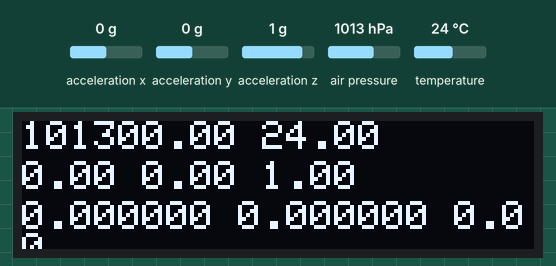
Simulated run of this program. Board: Raspberry Pi Pico. Parts: 128×32 one-colour display. The inputs (shaded band) are chosen by the test bench; at power-on: acceleration x 0 g, acceleration y 0 g, acceleration z 1 g, air pressure 1013 hPa, temperature 24 °C. What the program prints to the serial monitor is not drawn.

Above: at 1.8 s.
1.9 s: acceleration x set to -1.4 g
At 3.0 s:
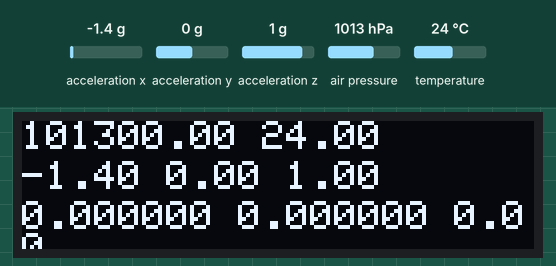
4.0 s: acceleration y set to -1.4 g
At 6.1 s:
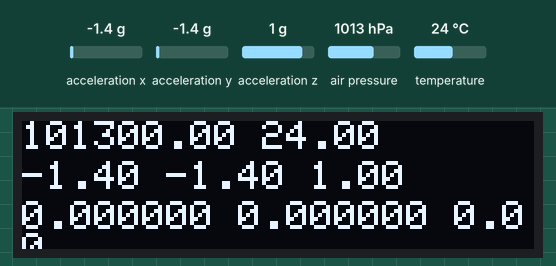
6.5 s: acceleration z set to -1.4 g
At 7.8 s:
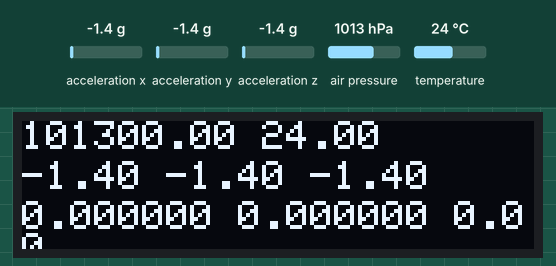
8.9 s: air pressure set to 952 hPa
At 10.2 s:
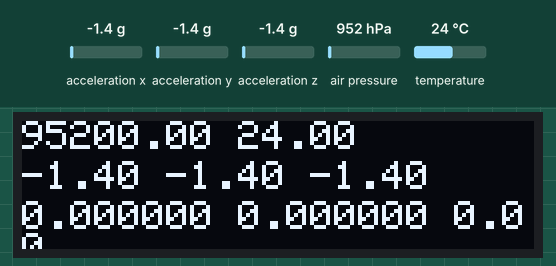
11.4 s: temperature set to 12 °C
At 13.1 s:
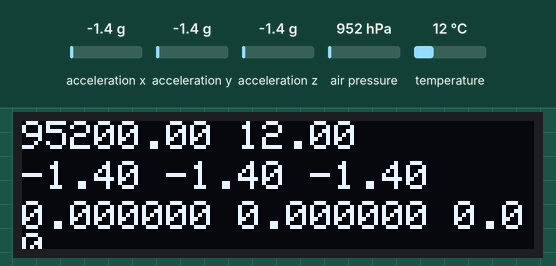
Timing chart, 0 to 14.6 s (numbered marks = the images above; inputs shaded):
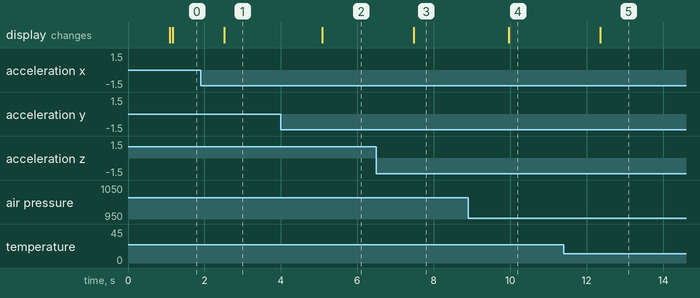

Measured:
- after the input at 1.9 s, the display: changes after 0.61 s (image 1)
- after the input at 4.0 s, the display: changes after 1.1 s (image 2)
- after the input at 6.5 s, the display: changes after 0.98 s (image 3)
- after the input at 8.9 s, the display: changes after 1.1 s (image 4)
- after the input at 11.4 s, the display: changes after 0.95 s (image 5)

The program:

main.cpp
```cpp
#include <Arduino.h>
#include <FreeRTOS.h>
#include <queue.h>
#include "sensorAquisition.h"
#include "dataOutput.h"
#include "semphr.h"
#include <Wire.h> // Added for Wire.begin()

void i2cScan(void) {
    // Example implementation
    Serial.println("I2C scan function called.");
}


QueueHandle_t displayQueue;
QueueHandle_t barometerQueue;
QueueHandle_t accelQueue;
QueueHandle_t gpsQueue;
// Sensor data structures

SemaphoreHandle_t serialMutex; // Add this line

// Forward declarations
void taskBarometer(void *pvParameters);
void taskAccelerometer(void *pvParameters);
//void taskGPS(void *pvParameters); not currently implemented
void taskDisplay(void *pvParameters);

TaskHandle_t baroTaskHandle = NULL;
TaskHandle_t accelTaskHandle = NULL;
TaskHandle_t gpsTaskHandle = NULL;
TaskHandle_t displayTaskHandle = NULL;


void setup() {
    Serial.begin(115200);
    Serial.println("DEBUG: Serial.begin called");
    while (!Serial) { delay(10); }
    Serial.println("DEBUG: Serial connection established");
    delay(1000); // Give time for USB CDC to initialize
    Serial.println("DEBUG: Post USB CDC delay");

    Wire.begin(); // Initialize I2C bus
    Serial.println("DEBUG: Wire.begin() called in setup");

    // CREATE THE MUTEX FIRST!
    serialMutex = xSemaphoreCreateMutex();
    if (serialMutex == NULL) {
        Serial.println("ERROR: Failed to create serial mutex!");
        while (1) { delay(1000); }
    }

    displayQueue = xQueueCreate(10, sizeof(DisplayData_t));
    Serial.println("DEBUG: displayQueue created");
    //barometerQueue = xQueueCreate(10, sizeof(BaroData_t));
    //Serial.println("DEBUG: barometerQueue created");
    //accelQueue = xQueueCreate(10, sizeof(AccelData_t));
    //Serial.println("DEBUG: accelQueue created");
    //gpsQueue = xQueueCreate(10, sizeof(GPSData_t));
    //Serial.println("DEBUG: gpsQueue created");                    WE ARE ONLY USING ONE QUEUE

    Serial.println("DEBUG: Creating tasks...");
    xTaskCreate(taskBarometer, "Baro", 4096, (void*)displayQueue, 2, &baroTaskHandle);
    Serial.println("DEBUG: taskBarometer created");
    xTaskCreate(taskAccelerometer, "Accel", 4096, (void*)displayQueue, 2, &accelTaskHandle);
    Serial.println("DEBUG: taskAccelerometer created");
    xTaskCreate(taskGPS, "GPS", 2048, (void*)displayQueue, 2, &gpsTaskHandle);
    Serial.println("DEBUG: taskGPS created");
    xTaskCreate(taskDisplay, "Display", 4096, (void*)displayQueue, 3, &displayTaskHandle); // Increased stack size
    Serial.println("DEBUG: taskDisplay created");

    Serial.println("DEBUG: setup() complete");

    vTaskStartScheduler();
    // If we ever get here, scheduler failed to start or returned
    Serial.println("[FATAL] vTaskStartScheduler() returned! System halted.");
    for (;;) {}
}

// FreeRTOS stack overflow hook
extern "C" void vApplicationStackOverflowHook(TaskHandle_t xTask, char *pcTaskName) {
    Serial.print("ERROR: Stack overflow in task: ");
    Serial.println(pcTaskName);
    while (1) { delay(1000); }
}

// FreeRTOS idle hook
extern "C" void vApplicationIdleHook(void) {
    static uint32_t lastPrint = 0;
    if (millis() - lastPrint > 2000) {
        Serial.println("DEBUG: Idle task running");
        lastPrint = millis();
    }
}

void loop() {
    // Not used with FreeRTOS
}
```

dataOutput.cpp
```cpp
/* #include <Arduino.h>
#include <FreeRTOS.h>
#include <queue.h>
#include "sensorAquisition.h"
#include "dataOutput.h"
#include "semphr.h" // Added for serialMutex
#include <Adafruit_SSD1306.h>


Adafruit_SSD1306 display(128, 32, &Wire, -1); // Initialize display with I2C

// Display task: handles any sensor data received
void taskDisplay(void *pvParameters) {

    if (!display.begin(SSD1306_SWITCHCAPVCC, 0x3C)) {
        Serial.println("SSD1306 allocation failed");
        for(;;); // Halt if display fails
    }
    display.clearDisplay(); // Clear the display buffer


    QueueHandle_t displayQueue = (QueueHandle_t)pvParameters;
    DisplayData_t data;

    // Debug: Confirm display task is running
    Serial.println("DEBUG: taskDisplay started and running.");

    for (;;) {
        // Heartbeat: print every 2 seconds to show display task is alive
        static unsigned long lastHeartbeat = 0;
        if (millis() - lastHeartbeat > 2000) {
            Serial.println("[HEARTBEAT] Display task alive");
            lastHeartbeat = millis();
        }

        Serial.println("DEBUG: taskDisplay waiting for queue data...");
        if (xQueueReceive(displayQueue, &data, portMAX_DELAY) == pdPASS) {
            Serial.println("DEBUG: taskDisplay received data, processing...");

            switch (data.type) {
                case SENSOR_BARO:
                    Serial.print("[BARO] P: ");
                    Serial.print(data.data.baro.pressure);
                    Serial.print(" T: ");
                    Serial.println(data.data.baro.temperature);
                    display.setCursor(0, 0);                    //THIS SHIT PRINTS NOTHING AT ALL I AM GOING TO KILL MYSELF
                    display.setTextSize(1);                     //AND OUR PARTNER IS USELESS LIKE WHAT THE FUCK WHAT
                    display.setTextColor(SSD1306_WHITE);        //DO YOU MEAN THAT YOU FUCKING CHATGPT'ED THE WHOLE REPORT
                    display.print(F("[BARO] P: "));             //JSUT FUCKING DO IT YOURSELF YOU TWAT
                    display.display();                          //Also i did not commit any of this stuff
                    break;
                case SENSOR_ACCEL:
                    Serial.print("[ACCEL] X: ");
                    Serial.print(data.data.accel.x);
                    Serial.print(" Y: ");
                    Serial.print(data.data.accel.y);
                    Serial.print(" Z: ");
                    Serial.println(data.data.accel.z);
                    break;
                case SENSOR_GPS:
                    Serial.print("[GPS] Lat: ");
                    Serial.print(data.data.gps.latitude, 6);
                    Serial.print(" Lon: ");
                    Serial.print(data.data.gps.longitude, 6);
                    Serial.print(" Alt: ");
                    Serial.println(data.data.gps.altitude, 2);
                    break;
                default:
                    Serial.println("[UNKNOWN SENSOR DATA]");
            }
            vTaskDelay(pdMS_TO_TICKS(20));
        } else {
            Serial.println("DEBUG: taskDisplay timed out waiting for queue");
        }
        vTaskDelay(pdMS_TO_TICKS(1)); // Yield to other tasks
    }
}
    */
```

dataOutput.h
```cpp
#include <Arduino.h>
#include <FreeRTOS.h>
#include <sensorAquisition.h>


void taskDisplay(void *pvParameters);
```

sensorAquisition.h
```cpp
#ifndef SENSOR_AQUISITION_H
#define SENSOR_AQUISITION_H

#include <Arduino.h>
#include <Adafruit_BMP085.h>
#include <Wire.h>
#include <TinyGPSPlus.h>
#include <Adafruit_Sensor.h>
#include "I2Cdev.h"
#include "ADXL345.h"
#include "FreeRTOS.h"


#define GPS_RX_PIN 13
#define GPS_TX_PIN 12

#define gpsSerial Serial1  // Use built-in Serial1 for Pi Pico


// Enum for sensor data type
typedef enum {
    SENSOR_BARO,
    SENSOR_ACCEL,
    SENSOR_GPS
} SensorType_t;

// Data structures for sensor data
typedef struct {
    float pressure;
    float temperature;
    float altitude; // Altitude can be calculated from pressure
} BaroData_t;

typedef struct {
    float x, y, z;
} AccelData_t;

typedef struct {
    double latitude;
    double longitude;
    double altitude;
} GPSData_t;

// Unified display data struct
typedef struct {
    SensorType_t type;
    union {
        BaroData_t baro;
        AccelData_t accel;
        GPSData_t gps;
    } data;
    unsigned long msSinceStart; // Timestamp in ms since start
} DisplayData_t;

void taskBarometer(void *pvParameters);
void taskAccelerometer(void *pvParameters);
void taskGPS(void *pvParameters);
void i2cScan(void); // <-- Add this line

#endif // SENSOR_AQUISITION_H
```

sensorsAquisiton.cpp
```cpp
// Connect VCC of the BMP085 sensor to 3.3V (NOT 5.0V!)
// Connect GND to Ground
// Connect SCL to i2c clock - on '168/'328 Arduino Uno/Duemilanove/etc thats Analog 5
// Connect SDA to i2c data - on '168/'328 Arduino Uno/Duemilanove/etc thats Analog 4
// EOC is not used, it signifies an end of conversion
// XCLR is a reset pin, also not used here

//both BMP180 and ADXL345 use I2C so they can share the same SDA and SCL lines (gpio 4 and 5 on the pi pico)


#include "sensorAquisition.h"
#include <Arduino.h>
#include <Adafruit_BMP085.h>
#include <Wire.h>
#include <TinyGPSPlus.h>
#include <Adafruit_Sensor.h>
#include "FreeRTOS.h"
#include <queue.h>
#include "semphr.h"
#include "I2Cdev.h"
#include "ADXL345.h"
#include <Adafruit_SSD1306.h>

extern SemaphoreHandle_t serialMutex; // Add this line to fix undefined identifier

int oled_begin = 0;

float barop, barot, accelx, accely, accelz = 0; // Global variables for accelerometer data
GPSData_t gpsData;

Adafruit_SSD1306 display(128, 32, &Wire, -1); // Initialize display with I2C

#define GPS_RX_PIN 13 // Define RX pin for GPS
#define GPS_TX_PIN 12 // Define TX pin for GPS
#define GPS_Serial Serial1 // Assuming GPS is connected to Serial1

void taskBarometer(void *pvParameters) {
    xSemaphoreTake(serialMutex, portMAX_DELAY); // Take semaphore at the beginning
    Serial.println("DEBUG: taskBarometer started");

    BaroData_t baroData;
    Adafruit_BMP085 bmp;
    QueueHandle_t displayQueue = (QueueHandle_t)pvParameters;

    // Retry initialization until successful
    while (true) {
        if (bmp.begin()) {
            Serial.println("[INFO] BMP085 detected. Barometer task running.");
            break;
        } else {
            Serial.print("[ERROR] BMP085 not detected. ");
            vTaskDelay(pdMS_TO_TICKS(2000));
            break;
        }
    }
    xSemaphoreGive(serialMutex); // Give after leaving while loop
    for (;;) {
        xSemaphoreTake(serialMutex, portMAX_DELAY); // Take semaphore at the beginning
        Serial.println("DEBUG: Barometer loop start");
        // Heartbeat: print every 2 seconds to show barometer task is alive
        Serial.println("DEBUG: Barometer about to read temperature");
        baroData.temperature = bmp.readTemperature();
        Serial.println("DEBUG: Barometer finished reading temperature");
        Serial.println("DEBUG: Barometer about to read pressure");
        baroData.pressure = bmp.readPressure();
        Serial.println("DEBUG: Barometer finished reading pressure");
        Serial.println("DEBUG: Barometer about to read altitude");
        baroData.altitude = bmp.readAltitude();
        Serial.println("DEBUG: Barometer finished reading altitude");
        Serial.println("DEBUG: Barometer about to send to displayQueue");
        DisplayData_t msg;
        msg.type = SENSOR_BARO;
        msg.data.baro = baroData;
        msg.msSinceStart = millis();
        BaseType_t baroSendResult = xQueueSend(displayQueue, &msg, pdMS_TO_TICKS(100));
        if (baroSendResult != pdPASS) {
            Serial.println("ERROR: Barometer failed to send to displayQueue!");
        } else {
            Serial.println("DEBUG: Barometer sent data to displayQueue");
        }
        xSemaphoreGive(serialMutex); // Give after leaving while loop
        vTaskDelay(pdMS_TO_TICKS(100));
    }
}

void taskGPS(void *pvParameters) {
    xSemaphoreTake(serialMutex, portMAX_DELAY); // Take semaphore at the beginning
    Serial.println("GPS TASK");
    xSemaphoreGive(serialMutex); // Give at end
}

void taskAccelerometer(void *pvParameters) {
    xSemaphoreTake(serialMutex, portMAX_DELAY); // Take semaphore at the beginning
    Serial.println("DEBUG: taskAccelerometer started");

    QueueHandle_t displayQueue = (QueueHandle_t)pvParameters;
    ADXL345 accel;
    AccelData_t accelData;
    int16_t ax, ay, az; // Raw accelerometer values

    // Retry initialization until successful
    int accelInitAttempts = 0;
    accel.initialize(); // Initialize ADXL345
    while (true) {
        if (accel.testConnection()) {
            Serial.println("DEBUG: ADXL345 sensor initialized");
            break;
        } else {
            if (accelInitAttempts % 10 == 0) {
                Serial.print("DEBUG: ADXL345 init attempt ");
                Serial.println(accelInitAttempts);
                Serial.println("ADXL345 connection failed!");
            }
            accelInitAttempts++;
            vTaskDelay(pdMS_TO_TICKS(100));
            accel.initialize(); // Retry initialization
        }
    }
    xSemaphoreGive(serialMutex); // Give after leaving while loop
    const float scaleFactor = 1.0f / 256.0f;
    while (true) {
        xSemaphoreTake(serialMutex, portMAX_DELAY); // Take semaphore after leaving while loop
        Serial.println("DEBUG: Accel loop start");
        Serial.println("DEBUG: Accel about to read sensors");
        Serial.println("DEBUG: Accel about to read acceleration");
        accel.getAcceleration(&ax, &ay, &az);
        Serial.println("DEBUG: Accel finished reading acceleration");
        accelData.x = ax * (1.0f / 256.0f);
        accelData.y = ay * (1.0f / 256.0f);
        accelData.z = az * (1.0f / 256.0f);
        Serial.println("DEBUG: Accel about to send to displayQueue");
        DisplayData_t msg;
        msg.type = SENSOR_ACCEL;
        msg.data.accel = accelData;
        msg.msSinceStart = millis();
        BaseType_t accelSendResult = xQueueSend(displayQueue, &msg, pdMS_TO_TICKS(100));
        if (accelSendResult != pdPASS) {
            Serial.println("ERROR: Accel failed to send to displayQueue!");
        } else {
            Serial.println("DEBUG: Accel sent data to displayQueue");
        }
        xSemaphoreGive(serialMutex); // Give after leaving while loop
        vTaskDelay(pdMS_TO_TICKS(100));
    }
}

void oled_display(const DisplayData_t& data) {

    if (oled_begin == 0) {
        if (!display.begin(SSD1306_SWITCHCAPVCC, 0x3C)) {
            Serial.println("SSD1306 allocation failed");
            return; // Exit if display initialization fails
        }
        oled_begin = 1; // Set flag to indicate display has been initialized
        display.begin(SSD1306_SWITCHCAPVCC, 0x3C); // Initialize display
        display.clearDisplay(); // Clear the display buffer
    }

        switch (data.type){
        case(SENSOR_ACCEL):
            accelx = data.data.accel.x; // Store accelerometer data in global variables
            accely = data.data.accel.y;
            accelz = data.data.accel.z;
            break;
        case(SENSOR_BARO):
            barop = data.data.baro.pressure; // Store barometer data in global variables
            barot = data.data.baro.temperature;
            break;
        case(SENSOR_GPS):
            gpsData = data.data.gps; // Store GPS data in global variables
            break;
        }
    display.clearDisplay(); // Clear the display buffer
    display.setTextSize(1);                     // Set text size to 1
    display.setTextColor(SSD1306_WHITE);        // Set text color to white


    display.setCursor(0, 0);
    display.print(barop);
    display.print(" ");
    display.print(barot);

    display.setCursor(0, 10);
    display.print(accelx);
    display.print(" ");
    display.print(accely);
    display.print(" ");
    display.print(accelz); // Print accelerometer data

    display.setCursor(0, 20);
    display.print(gpsData.latitude, 6); // Print GPS latitude
    display.print(" ");
    display.print(gpsData.longitude, 6); // Print GPS longitude
    display.print(" ");
    display.print(gpsData.altitude, 2); // Print GPS altitude

    display.display();

}


// Display task: handles any sensor data received
void taskDisplay(void *pvParameters) {
    xSemaphoreTake(serialMutex, portMAX_DELAY); // Take semaphore at the beginning
    QueueHandle_t displayQueue = (QueueHandle_t)pvParameters;
    DisplayData_t data;

    Serial.println("I made it to step 1");
    // Debug: at this point, the code stops running and nothing else is recieved from the serial monitor
    Serial.println("I made it to step 2");
    Serial.println("DEBUG: taskDisplay started and running.");
    xSemaphoreGive(serialMutex); // Give after setup
    for (;;) {
        Serial.println("DEBUG: taskDisplay waiting for queue data...");
        if (xQueueReceive(displayQueue, &data, portMAX_DELAY) == pdPASS) {
            xSemaphoreTake(serialMutex, portMAX_DELAY); // Take semaphore at the beginning
            //if (!display.begin(SSD1306_SWITCHCAPVCC, 0x3C)) {
            //    Serial.println("SSD1306 allocation failed");
            //}
            Serial.println("DEBUG: taskDisplay received data, processing...");

            switch (data.type) {
                case SENSOR_BARO:
                    Serial.print("[BARO] P: ");
                    Serial.print(data.data.baro.pressure);
                    Serial.print(" T: ");
                    Serial.println(data.data.baro.temperature);                          //Also i did not commit any of this stuff
                    break;
                case SENSOR_ACCEL:
                    Serial.print("[ACCEL] X: ");
                    Serial.print(data.data.accel.x);
                    Serial.print(" Y: ");
                    Serial.print(data.data.accel.y);
                    Serial.print(" Z: ");
                    Serial.println(data.data.accel.z);
                    break;
                case SENSOR_GPS:
                    Serial.print("[GPS] Lat: ");
                    Serial.print(data.data.gps.latitude, 6);
                    Serial.print(" Lon: ");
                    Serial.print(data.data.gps.longitude, 6);
                    Serial.print(" Alt: ");
                    Serial.println(data.data.gps.altitude, 2);

                    break;
                default:
                    Serial.println("[UNKNOWN SENSOR DATA]");
            }
        } else {
            Serial.println("DEBUG: taskDisplay timed out waiting for queue");
        }
        oled_display(data); // Call the OLED display function with the received data
        xSemaphoreGive(serialMutex); // Give after setup
        vTaskDelay(pdMS_TO_TICKS(70)); // Yield to other tasks
        display.clearDisplay(); // Clear the display buffer
    }
}
```
